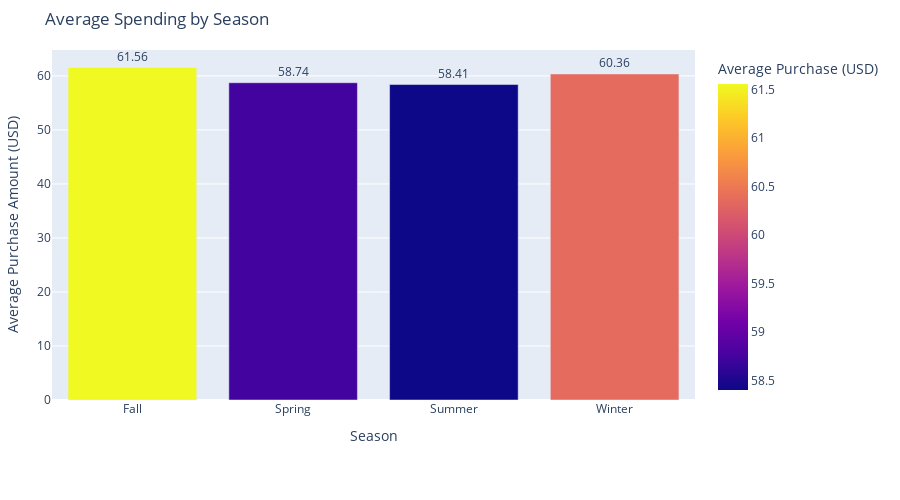

Notebook source saved alongside this figure:
### Code cell
shop.columns = shop.columns.str.strip()

if 'Month' in shop.columns:
    shop['Month Name'] = shop['Month'].dt.month_name()
    month_avg = shop.groupby('Month Name')['Purchase Amount (USD)'].mean().sort_index().reset_index()
    fig_month = px.line(
        month_avg,
        x='Month Name',
        y='Purchase Amount (USD)',
        title='Monthly Spending Trends',
        labels={'Purchase Amount (USD)': 'Average Purchase (USD)', 'Month Name': 'Month'},
        markers=True,
        template='plotly'
    )
    fig_month.update_traces(marker=dict(size=8))
    fig_month.update_layout(
        xaxis_title='Month',
        yaxis_title='Average Purchase Amount (USD)',
        showlegend=False,
        autosize=True, 
        height=500,  
        margin=dict(l=50, r=50, t=50, b=100)
    )
    fig_month.show()

if 'Season' in shop.columns:
    season_avg = shop.groupby('Season')['Purchase Amount (USD)'].mean().reset_index()
    fig_season = px.bar(
        season_avg,
        x='Season',
        y='Purchase Amount (USD)',
        title='Average Spending by Season',
        labels={'Purchase Amount (USD)': 'Average Purchase (USD)', 'Season': 'Season'},
        color='Purchase Amount (USD)',
        text='Purchase Amount (USD)',
        template='plotly'
    )
    fig_season.update_traces(texttemplate='%{text:.2f}', textposition='outside')
    fig_season.update_layout(
        xaxis_title='Season',
        yaxis_title='Average Purchase Amount (USD)',
        showlegend=False,
        autosize=True, 
        height=500,
        margin=dict(l=50, r=50, t=50, b=100)
    )
    fig_season.show()

### Figure 1 — Plotly figure (JSON) as saved in the notebook; plotly's stock layout.template omitted (floating-point values rounded to 4 significant figures)
{"data": [{"alignmentgroup": "True", "hovertemplate": "Season=%{x}<br>Average Purchase (USD)=%{marker.color}<extra></extra>", "legendgroup": "", "marker": {"color": [61.56, 58.74, 58.41, 60.36], "coloraxis": "coloraxis", "pattern": {"shape": ""}}, "name": "", "offsetgroup": "", "orientation": "v", "showlegend": false, "text": [61.56, 58.74, 58.41, 60.36], "textposition": "outside", "texttemplate": "%{text:.2f}", "type": "bar", "x": ["Fall", "Spring", "Summer", "Winter"], "xaxis": "x", "y": [61.56, 58.74, 58.41, 60.36], "yaxis": "y"}], "layout": {"autosize": true, "barmode": "relative", "coloraxis": {"colorbar": {"title": {"text": "Average Purchase (USD)"}}, "colorscale": [[0, "#0d0887"], [0.1111, "#46039f"], [0.2222, "#7201a8"], [0.3333, "#9c179e"], [0.4444, "#bd3786"], [0.5556, "#d8576b"], [0.6667, "#ed7953"], [0.7778, "#fb9f3a"], [0.8889, "#fdca26"], [1, "#f0f921"]]}, "height": 500, "legend": {"tracegroupgap": 0}, "margin": {"b": 100, "l": 50, "r": 50, "t": 50}, "showlegend": false, "title": {"text": "Average Spending by Season"}, "xaxis": {"anchor": "y", "domain": [0, 1], "title": {"text": "Season"}}, "yaxis": {"anchor": "x", "domain": [0, 1], "title": {"text": "Average Purchase Amount (USD)"}}}}
